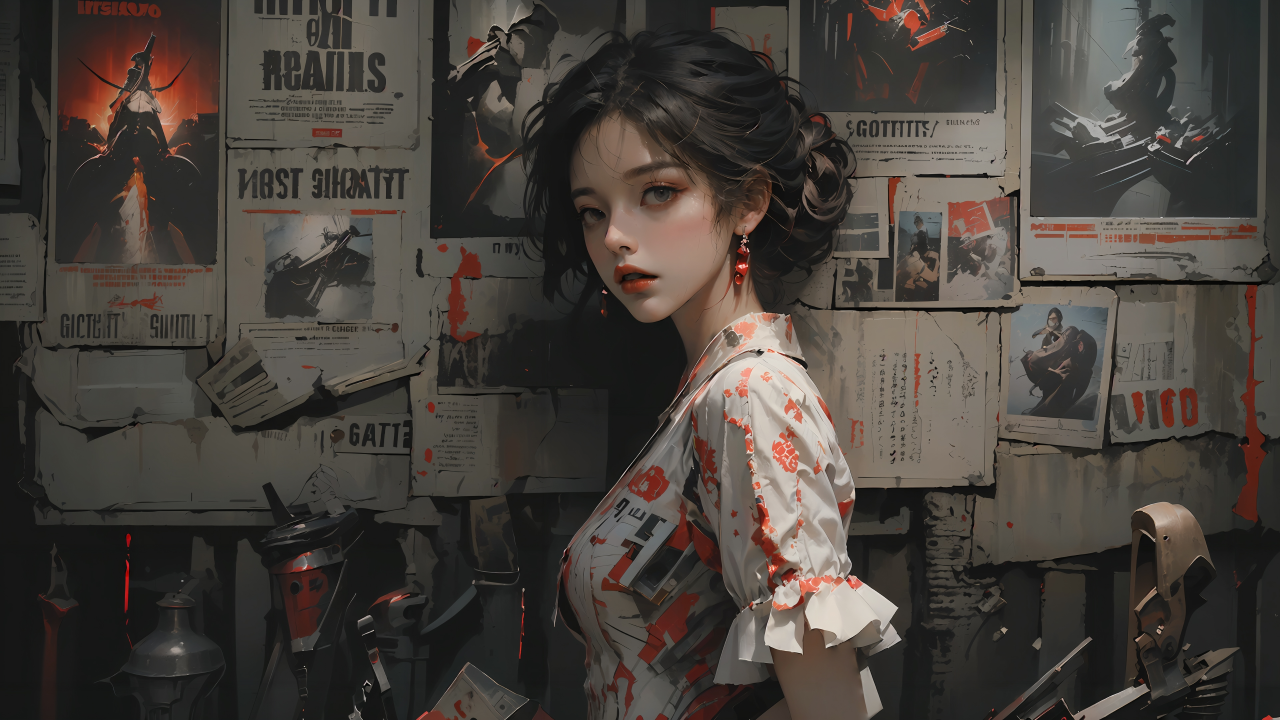
#> input picture backend/wallpapers/test/m1p04h.jpg, 3840 x 2160 px (shown at 1/3 size)
$ python -i rename.py   (imports and definitions only)
#> lines starting #> are read from the running program, lines starting #| are printed output that depends on the picture
### backend/config.py
#!/usr/bin/env python3
# -*- coding: utf-8 -*-
"""
配置管理模块
支持环境变量和配置文件
"""

import os
import json
from pathlib import Path

class Config:
    """配置管理类"""

    def __init__(self):
        # 项目根目录
        self.ROOT_DIR = Path(__file__).parent.parent

        # 图片存储目录（基于backend目录）
        self.IMAGE_BASE_DIR = Path(__file__).parent / 'wallpapers'

        # 支持的图片格式
        self.ALLOWED_EXTENSIONS = {'.jpg', '.jpeg', '.png', '.gif', '.webp', '.bmp'}

        # 缩略图缓存目录（基于backend目录）
        self.THUMBNAIL_DIR = Path(__file__).parent / 'thumbnails'

        # 静态文件目录（基于项目根目录）
        self.STATIC_DIR = self.ROOT_DIR / 'static'

        # AI配置
        self.ZHIPU_API_KEY = self._get_zhipu_api_key()
        self.ZHIPU_API_ENDPOINT = "https://open.bigmodel.cn/api/paas/v4/chat/completions"

        # 确保目录存在
        self._create_directories()

    def _get_zhipu_api_key(self):
        """获取智谱API密钥"""
        # 优先从环境变量获取
        api_key = os.environ.get('ZHIPU_API_KEY')
        if api_key:
            return api_key

        # 其次从配置文件获取
        config_file = Path(__file__).parent / 'config.json'
        if config_file.exists():
            try:
                with open(config_file, 'r', encoding='utf-8') as f:
                    config_data = json.load(f)
                    return config_data.get('zhipu_api_key')
            except (json.JSONDecodeError, KeyError):
                pass

        # 最后使用默认值（仅用于开发环境）
        return "your_api_key_here"

    def _create_directories(self):
        """创建必要的目录"""
        directories = [
            self.IMAGE_BASE_DIR,
            self.THUMBNAIL_DIR,
        ]

        for directory in directories:
            directory.mkdir(exist_ok=True)

    # [8 lines left out: function get_flask_config, not called in this run]

# 全局配置实例
config = Config()

### backend/rename.py
import os
import json
import base64
import shutil
import requests
from PIL import Image, ImageOps
from typing import Dict, Optional, List

# 导入配置
from config import config

# 配置API密钥和端点
API_KEY = config.ZHIPU_API_KEY  # 智谱API密钥
API_ENDPOINT = config.ZHIPU_API_ENDPOINT  # 智谱AI的API端点

def compress_image(image_path: str, max_size_mb: float = 2.0, target_width: int = 800) -> bytes:
    """压缩图片以减少带宽占用"""
#> called with image_path = 'wallpapers/test/m1p04h.jpg', max_size_mb = 2, target_width = 800
    with Image.open(image_path) as img:
        # 检查文件大小
#> img is the input picture: PIL image 3840x2160 RGB; mean R, G, B 71, 64.8, 59.3
        file_size = os.path.getsize(image_path) / (1024 * 1024)  # MB

        # 如果文件小于阈值且尺寸合适，直接返回原图数据
        if file_size <= max_size_mb and img.width <= target_width:
            with open(image_path, 'rb') as f:
                return f.read()

        # 保持宽高比缩放
        if img.width > target_width:
            ratio = target_width / img.width
#> ratio = 0.208
            new_width = target_width
            new_height = int(img.height * ratio)
#> new_height = 450
            img = img.resize((new_width, new_height), Image.Resampling.LANCZOS)
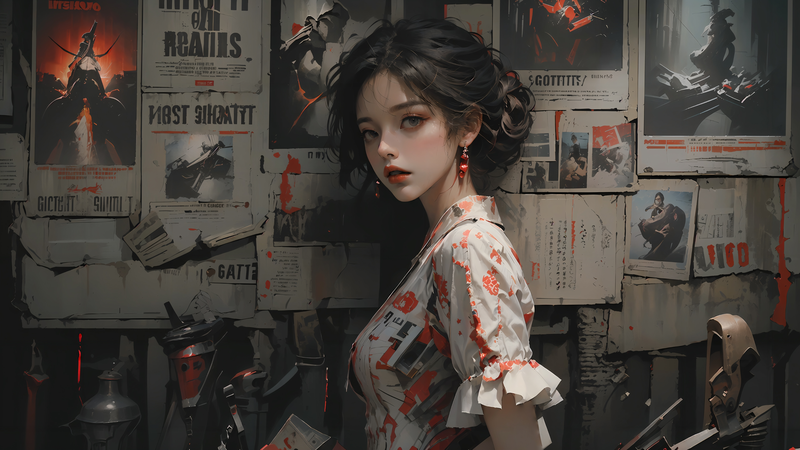
#> img: PIL image 800x450 RGB; mean R, G, B 71, 64.8, 59.3

        # 转换为RGB模式（处理RGBA等格式）
        if img.mode not in ('RGB', 'L'):
            if img.mode == 'RGBA':
                # 创建白色背景
                background = Image.new('RGB', img.size, (255, 255, 255))
                background.paste(img, mask=img.split()[-1])
                img = background
            else:
                img = img.convert('RGB')

        # 压缩图片
        import io
        output = io.BytesIO()

        # 根据原格式选择压缩参数
        if image_path.lower().endswith(('.jpg', '.jpeg')):
            img.save(output, format='JPEG', quality=75, optimize=True)
        elif image_path.lower().endswith('.png'):
            # PNG转JPEG
            img.save(output, format='JPEG', quality=75, optimize=True)
        else:
            img.save(output, format='JPEG', quality=75, optimize=True)

        compressed_data = output.getvalue()

        # 如果压缩后 still 太大，进一步降低质量
        if len(compressed_data) > max_size_mb * 1024 * 1024:
            output = io.BytesIO()
            img.save(output, format='JPEG', quality=60, optimize=True)
            compressed_data = output.getvalue()

        return compressed_data

# [254 lines left out: functions encode_image, analyze_image, generate_new_name, save_rename_result, process_image, move_to_category_folder and 2 more, not called in this run]

# [2 lines not run here, left out]

>>> result = compress_image('wallpapers/test/m1p04h.jpg')
